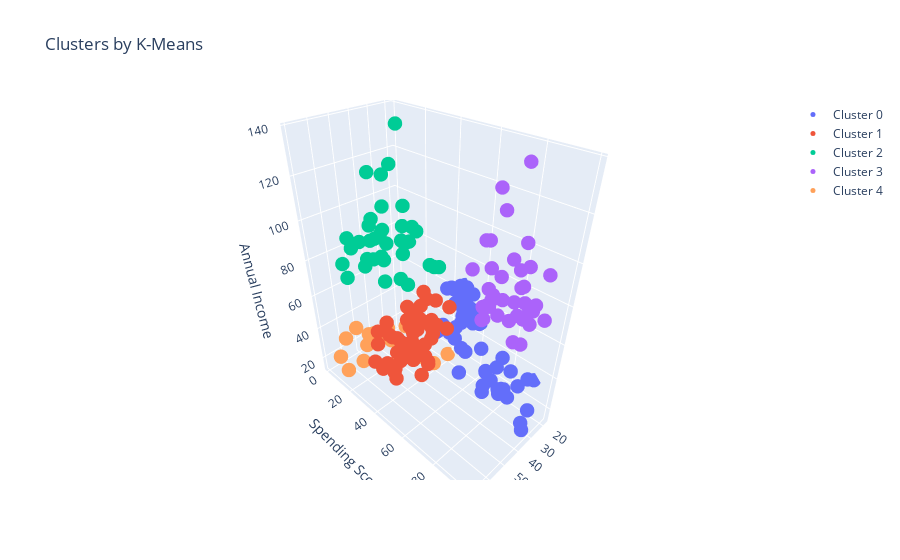

Notebook source saved alongside this figure:
### Code cell
import plotly as py
import plotly.graph_objs as go

def tracer(db, n, name):
    '''
    This function returns trace object for Plotly
    '''
    return go.Scatter3d(
        x = db[db['Cluster']==n]['Age'],
        y = db[db['Cluster']==n]['Spending Score (1-100)'],
        z = db[db['Cluster']==n]['Annual Income (k$)'],
        mode = 'markers',
        name = name,
        marker = dict(
            size = 5
        )
     )

trace0 = tracer(KM5_clustered, 0, 'Cluster 0')
trace1 = tracer(KM5_clustered, 1, 'Cluster 1')
trace2 = tracer(KM5_clustered, 2, 'Cluster 2')
trace3 = tracer(KM5_clustered, 3, 'Cluster 3')
trace4 = tracer(KM5_clustered, 4, 'Cluster 4')

data = [trace0, trace1, trace2, trace3, trace4]

layout = go.Layout(
    title = 'Clusters by K-Means',
    scene = dict(
            xaxis = dict(title = 'Age'),
            yaxis = dict(title = 'Spending Score'),
            zaxis = dict(title = 'Annual Income')
        )
)

fig = go.Figure(data=data, layout=layout)
py.offline.iplot(fig)

### Figure 1 — Plotly figure (JSON) as saved in the notebook; plotly's stock layout.template omitted (floating-point values rounded to 4 significant figures)
{"data": [{"marker": {"size": 5}, "mode": "markers", "name": "Cluster 0", "type": "scatter3d", "x": [21, 23, 22, 23, 30, 35, 24, 22, 20, 35, 25, 31, 29, 35, 23, 21, 18, 21, 30, 20, 24, 31, 24, 27, 29, 31, 33, 31, 27, 19, 18, 19, 32, 26, 23, 21, 22, 34, 18, 24, 27, 20, 23, 26, 21, 19, 19, 18, 19, 27], "y": [81, 77, 76, 94, 72, 99, 77, 79, 66, 98, 73, 73, 82, 61, 87, 73, 92, 81, 73, 75, 92, 61, 65, 47, 42, 42, 60, 54, 51, 55, 59, 59, 47, 54, 52, 57, 55, 60, 41, 52, 50, 49, 41, 55, 42, 54, 46, 48, 50, 56], "z": [15, 16, 17, 18, 19, 19, 20, 20, 21, 23, 24, 25, 28, 28, 29, 30, 33, 33, 34, 37, 38, 39, 39, 40, 40, 40, 42, 43, 46, 46, 48, 48, 48, 54, 54, 54, 57, 58, 59, 60, 60, 61, 62, 62, 62, 63, 64, 65, 65, 67]}, {"marker": {"size": 5}, "mode": "markers", "name": "Cluster 1", "type": "scatter3d", "x": [65, 48, 50, 49, 59, 50, 47, 51, 69, 53, 70, 67, 54, 63, 43, 68, 70, 47, 60, 60, 59, 45, 40, 49, 57, 38, 67, 46, 48, 55, 50, 68, 48, 40, 32, 47, 48, 49, 67, 49, 66, 54, 68, 66, 65, 38, 63, 49, 51, 50, 38, 40], "y": [35, 36, 55, 52, 60, 45, 41, 50, 46, 46, 56, 52, 59, 51, 50, 48, 55, 42, 49, 56, 47, 53, 48, 42, 51, 55, 41, 44, 46, 58, 46, 55, 49, 40, 42, 47, 42, 48, 59, 56, 50, 46, 43, 48, 52, 42, 43, 59, 43, 57, 40, 58], "z": [38, 39, 40, 42, 43, 43, 43, 44, 44, 46, 46, 47, 47, 48, 48, 48, 49, 49, 50, 50, 54, 54, 54, 54, 54, 54, 54, 54, 54, 57, 58, 59, 60, 60, 60, 60, 61, 62, 62, 62, 63, 63, 63, 63, 63, 64, 65, 65, 67, 67, 67, 69]}, {"marker": {"size": 5}, "mode": "markers", "name": "Cluster 2", "type": "scatter3d", "x": [23, 43, 59, 47, 25, 20, 44, 19, 57, 28, 25, 48, 34, 43, 44, 47, 37, 34, 56, 19, 50, 42, 36, 40, 36, 52, 58, 59, 37, 46, 41, 54, 41, 34, 33, 47, 45, 32], "y": [29, 35, 11, 9, 34, 5, 7, 10, 5, 40, 12, 36, 22, 17, 20, 16, 1, 1, 35, 5, 26, 20, 27, 13, 10, 13, 15, 14, 32, 15, 39, 24, 17, 23, 8, 16, 28, 18], "z": [70, 71, 71, 71, 72, 73, 73, 74, 75, 76, 77, 77, 78, 78, 78, 78, 78, 78, 79, 81, 85, 86, 87, 87, 87, 88, 88, 93, 97, 98, 99, 101, 103, 103, 113, 120, 126, 137]}, {"marker": {"size": 5}, "mode": "markers", "name": "Cluster 3", "type": "scatter3d", "x": [39, 31, 40, 38, 39, 31, 29, 32, 35, 32, 32, 28, 32, 34, 39, 38, 27, 30, 30, 29, 31, 36, 33, 32, 28, 36, 30, 27, 35, 32, 29, 30, 28, 36, 32, 38, 35, 32, 30], "y": [91, 77, 95, 75, 75, 71, 88, 73, 72, 93, 87, 97, 74, 90, 88, 76, 89, 78, 73, 83, 93, 75, 95, 63, 75, 92, 86, 69, 90, 86, 88, 97, 68, 85, 69, 91, 79, 74, 83], "z": [69, 70, 71, 71, 71, 72, 73, 73, 74, 75, 76, 77, 77, 78, 78, 78, 78, 78, 78, 79, 81, 85, 86, 87, 87, 87, 88, 88, 93, 97, 98, 99, 101, 103, 103, 113, 120, 126, 137]}, {"marker": {"size": 5}, "mode": "markers", "name": "Cluster 4", "type": "scatter3d", "x": [19, 20, 31, 35, 64, 67, 58, 37, 35, 52, 35, 46, 54, 45, 40, 60, 53, 49, 42, 36, 49], "y": [39, 6, 40, 6, 3, 14, 15, 13, 35, 29, 35, 5, 14, 32, 31, 4, 4, 14, 17, 26, 28], "z": [15, 16, 17, 18, 19, 19, 20, 20, 21, 23, 24, 25, 28, 28, 29, 30, 33, 33, 34, 37, 39]}], "layout": {"scene": {"xaxis": {"title": {"text": "Age"}}, "yaxis": {"title": {"text": "Spending Score"}}, "zaxis": {"title": {"text": "Annual Income"}}}, "title": {"text": "Clusters by K-Means"}}}
